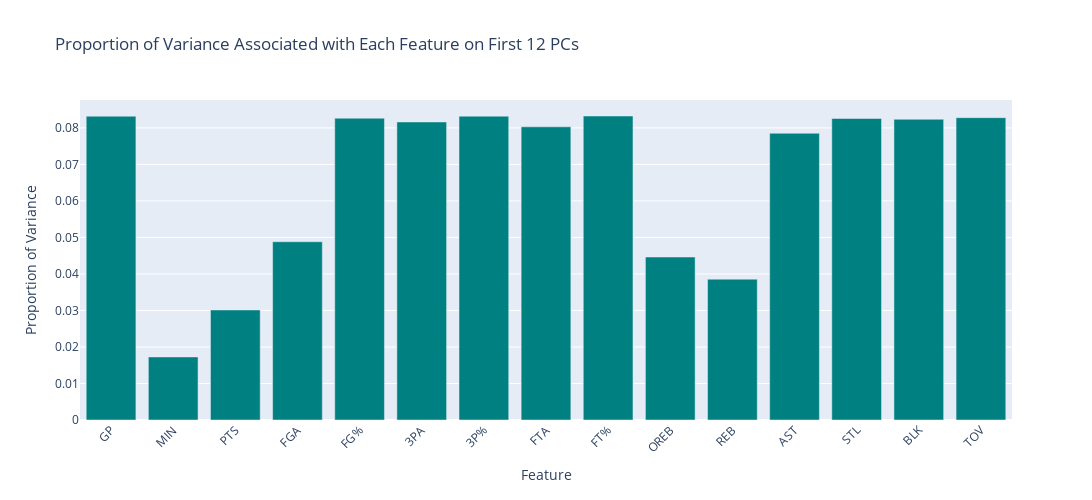

Source (notebook cell):
### Code cell
# PCA Visu

feature_names = [f for f in df.columns if f not in ["Name", target]]

prop_var = pd.DataFrame(
    pca.components_.T[:,:n_components_needed] ** 2,
    columns=[f"PC{i+1}" for i in range(n_components_needed)],
    index=feature_names
)

# prop_var = prop_var.drop(columns="PC4") # focus on certain axis (link with L1 regularization in Logistic Regression)

sum_prop_var = prop_var.sum(axis=1) / n_components_needed

fig_sum_prop_var = go.Figure()
fig_sum_prop_var.add_trace(go.Bar(
    x=sum_prop_var.index,
    y=sum_prop_var.values,
    marker=dict(color='teal')
))
fig_sum_prop_var.update_layout(
    title=f"Proportion of Variance Associated with Each Feature on First {n_components_needed} PCs",
    xaxis_title="Feature",
    yaxis_title="Proportion of Variance",
    width=1200,
    height=500,
    xaxis_tickangle=-45
)
fig_sum_prop_var.show()

### Figure 1 — Plotly figure (JSON) as saved in the notebook; plotly's stock layout.template omitted (floating-point values rounded to 4 significant figures)
{"data": [{"marker": {"color": "teal"}, "type": "bar", "x": ["GP", "MIN", "PTS", "FGA", "FG%", "3PA", "3P%", "FTA", "FT%", "OREB", "REB", "AST", "STL", "BLK", "TOV"], "y": [0.08321, 0.01727, 0.03013, 0.04883, 0.08266, 0.08163, 0.08322, 0.0803, 0.08326, 0.04464, 0.03858, 0.07853, 0.08258, 0.08237, 0.0828]}], "layout": {"height": 500, "title": {"text": "Proportion of Variance Associated with Each Feature on First 12 PCs"}, "width": 1200, "xaxis": {"tickangle": -45, "title": {"text": "Feature"}}, "yaxis": {"title": {"text": "Proportion of Variance"}}}}
